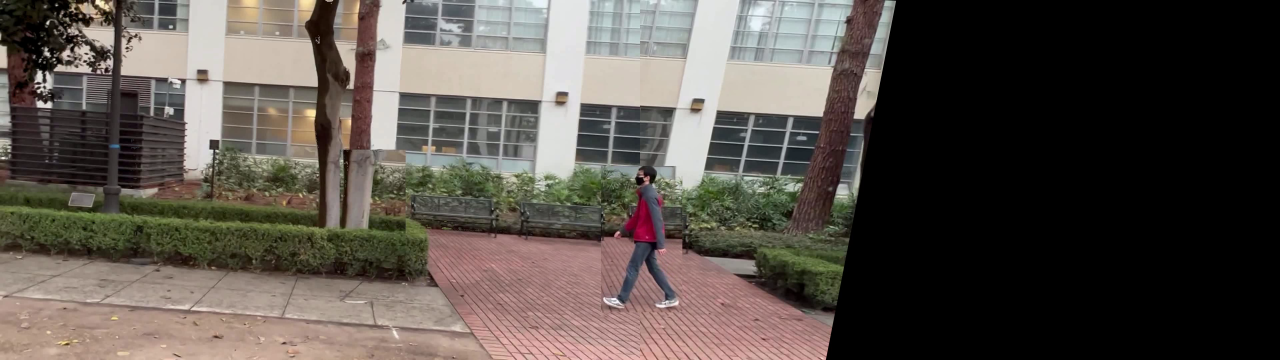
#> input picture frame 9 of shift_video.mp4, 3840 x 1080 px, given in place of Stairs.mp4, which was not available (shown at 1/3 size)
$ python test.py
#> lines starting #> are read from the running program, lines starting #| are printed output that depends on the picture; pictures that were not available may be replaced by others from this repository, and a replacement may not be noted
import cv2
import numpy as np

def lucas_kanade_method(video_path):
    # Read the video
#> called with video_path = 'Stairs.mp4'
    cap = cv2.VideoCapture(video_path)

    # Parameters for ShiTomasi corner detection
    feature_params = dict(maxCorners=100, qualityLevel=0.3, minDistance=7, blockSize=7)

    # Parameters for Lucas Kanade optical flow
    lk_params = dict(
        winSize=(15, 15),
        maxLevel=2,
        criteria=(cv2.TERM_CRITERIA_EPS | cv2.TERM_CRITERIA_COUNT, 10, 0.03),
    )

    # Create random colors
    color = np.random.randint(0, 255, (100, 3))

    # Take first frame and find corners in it
    ret, old_frame = cap.read()
#> old_frame is the input picture: shape (1080, 3840, 3); mean B, G, R 75.2, 81.5, 88.5
    old_gray = cv2.cvtColor(old_frame, cv2.COLOR_BGR2GRAY)
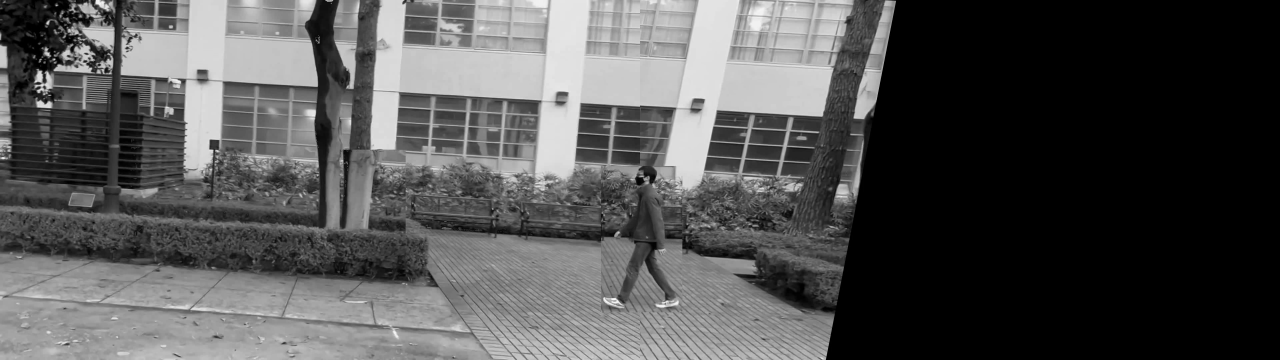
#> old_gray: shape (1080, 3840) (shown at 1/3 size); min 0, max 254, mean 82.8
    p0 = cv2.goodFeaturesToTrack(old_gray, mask=None, **feature_params)
#> p0 = 39 rows, first 8: [949, 120], [956, 121], [956, 111], [2685, 4], [979, 2], [165, 177], [638, 451], [1038, 487]

    # Create a mask image for drawing purposes
    mask = np.zeros_like(old_frame)

    while True:
        # Read new frame
        ret, frame = cap.read()
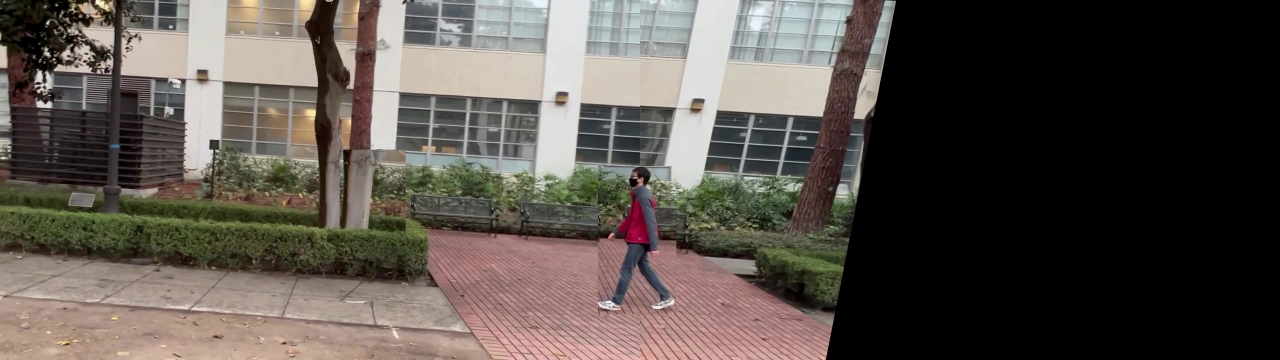
#> input picture frame 10 of shift_video.mp4, 3840 x 1080 px, given in place of Stairs.mp4, which was not available (shown at 1/3 size)
#> frame is the input picture: shape (1080, 3840, 3); mean B, G, R 75.2, 81.5, 88.5
        if not ret:
            break
        frame_gray = cv2.cvtColor(frame, cv2.COLOR_BGR2GRAY)

        p0 = cv2.goodFeaturesToTrack(old_gray, mask=None, **feature_params)
        # Calculate Optical Flow
        p1, st, err = cv2.calcOpticalFlowPyrLK(
            old_gray, frame_gray, p0, None, **lk_params
        )
#> p1 has the same summary as p0; st = 39 values from 1 to 1; err = 39 values from 0 to 0
        # Select good points
        good_new = p1[st == 1]
#> good_new = 39 pairs, first value 111 to 2685, second value 2 to 627
        good_old = p0[st == 1]
#> good_old has the same summary as good_new

        #mask = np.zeros_like(old_frame)
        # Draw the tracks
        for i, (new, old) in enumerate(zip(good_new, good_old)):
            a, b = new.ravel()
            print(a)
            print(b)
            c, d = old.ravel()
            mask = cv2.line(mask, (int(a), int(b)), (int(c), int(d)), color[i].tolist(), 2)
            frame = cv2.circle(frame, (int(a), int(b)), 5, color[i].tolist(), -1)
#> this loop made 39 passes
#> (a, b, c, d) on passes 1 to 12: (949, 120, 949, 120), (956, 121, 956, 121), (956, 111, 956, 111), (2685, 4, 2685, 4), (979, 2, 979, 2), (165, 177, 165, 177), (638, 451, 638, 451), (1038, 487, 1038, 487), (997, 2, 997, 2), (147, 159, 147, 159), (142, 146, 142, 146), (124, 214, 124, 214)
#> (printed output is left out)

        old_gray = frame_gray.copy()


        # Display the demo
        img = cv2.add(frame, mask)
        cv2.imshow("frame", img)
        k = cv2.waitKey(25) & 0xFF
#> (key Esc is pressed here)
        if k == 27:
            break

    # Update the previous frame and previous points
    old_gray = frame_gray.copy()
    p0 = good_new.reshape(-1, 1, 2)


if __name__ == "__main__":
    lucas_kanade_method("Stairs.mp4")

$ run again, starting later in the video
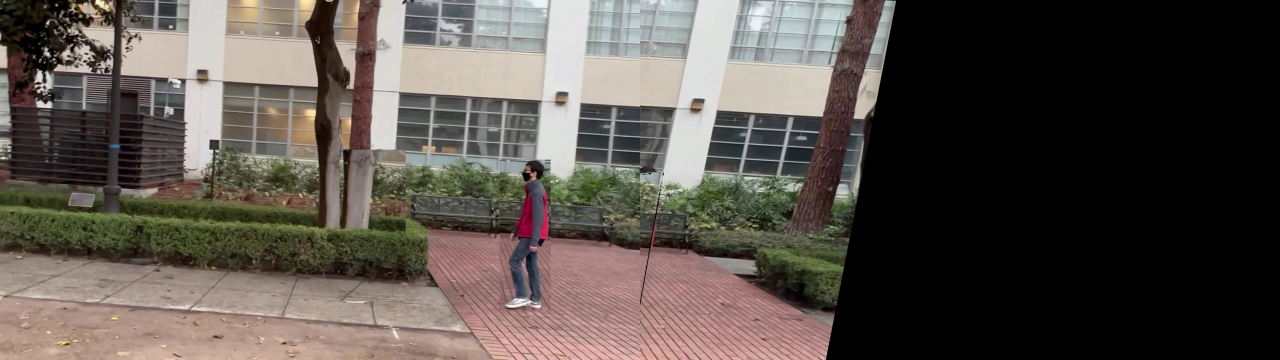
#> input picture frame 42 of shift_video.mp4, 3840 x 1080 px, given in place of Stairs.mp4, which was not available (shown at 1/3 size)
#> in lucas_kanade_method, old_frame is the input picture: shape (1080, 3840, 3); mean B, G, R 75.2, 81.3, 88.4
#> in lucas_kanade_method, `old_gray = cv2.cvtColor(old_frame, cv2.COLOR_BGR2GRAY)`:
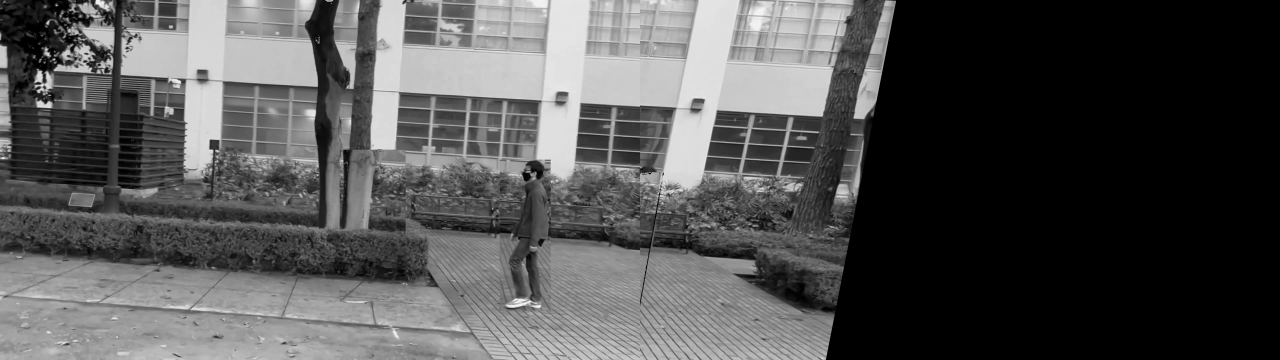
#> old_gray: shape (1080, 3840) (shown at 1/3 size); min 0, max 254, mean 82.7
#> p0 = 45 rows, first 8: [949, 120], [1923, 519], [956, 121], [1936, 520], [1981, 568], [956, 111], [1952, 519], [1988, 527]
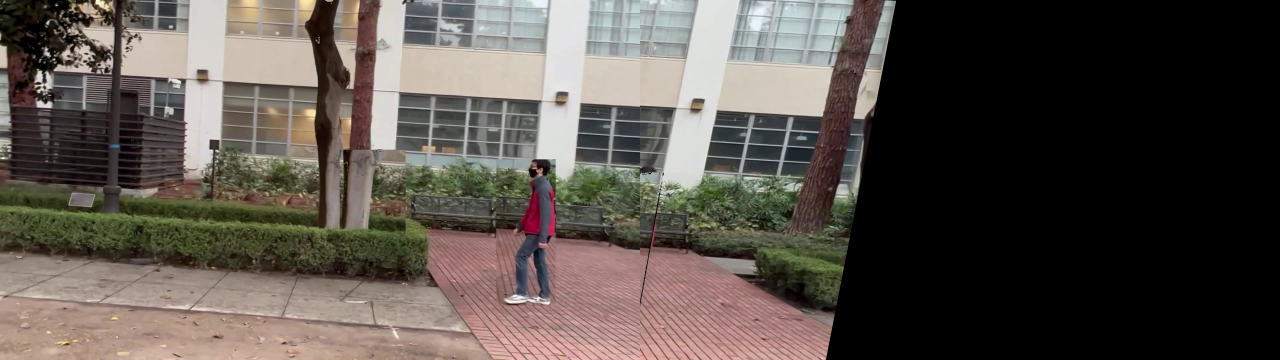
#> input picture frame 43 of shift_video.mp4, 3840 x 1080 px, given in place of Stairs.mp4, which was not available (shown at 1/3 size)
#> in lucas_kanade_method, frame is the input picture: shape (1080, 3840, 3); mean B, G, R 75.2, 81.3, 88.4
#> p1 has the same summary as p0; st = 45 values from 1 to 1; err = 45 values, max 18.64 at index 16, min 0 at index 0, mean 0.415
#> good_new = 45 pairs, first value 111 to 2686, second value 2 to 627
#> good_old has the same summary as good_new
#> the loop in lucas_kanade_method, `for i, (new, old) in enumerate(zip(good_new, good_old)):` made 45 passes
#> (a, b, c, d) on passes 1 to 8: (949, 120, 949, 120), (1923, 519, 1923, 519), (956, 121, 956, 121), (1936, 520, 1936, 520), (1981, 568, 1981, 568), (956, 111, 956, 111), (1952, 519, 1952, 519), (1988, 527, 1988, 527)
#> (printed output is left out)

$ run again, starting later in the video
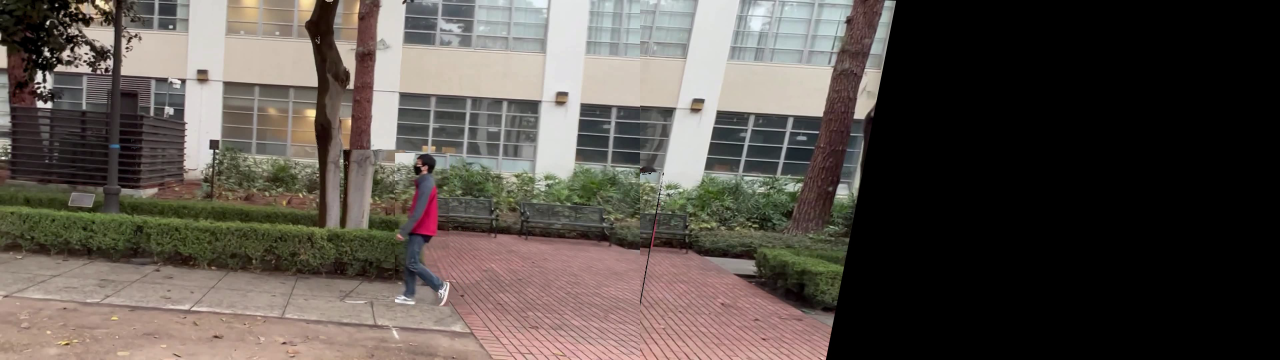
#> input picture frame 76 of shift_video.mp4, 3840 x 1080 px, given in place of Stairs.mp4, which was not available (shown at 1/3 size)
#> in lucas_kanade_method, old_frame is the input picture: shape (1080, 3840, 3); mean B, G, R 75.7, 81.7, 89
#> in lucas_kanade_method, `old_gray = cv2.cvtColor(old_frame, cv2.COLOR_BGR2GRAY)`:
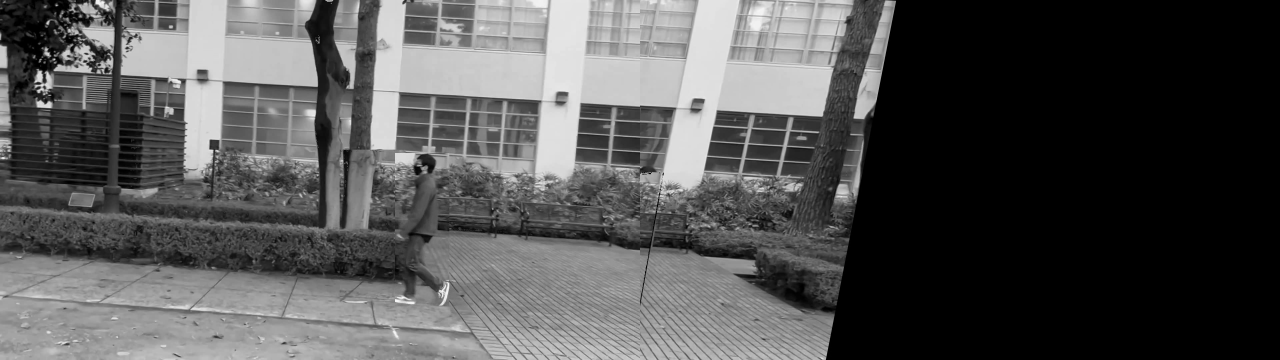
#> old_gray: shape (1080, 3840) (shown at 1/3 size); min 0, max 255, mean 83.2
#> p0 = 45 rows, first 8: [949, 120], [1923, 519], [956, 121], [1936, 520], [1981, 568], [956, 111], [1952, 519], [1988, 527]
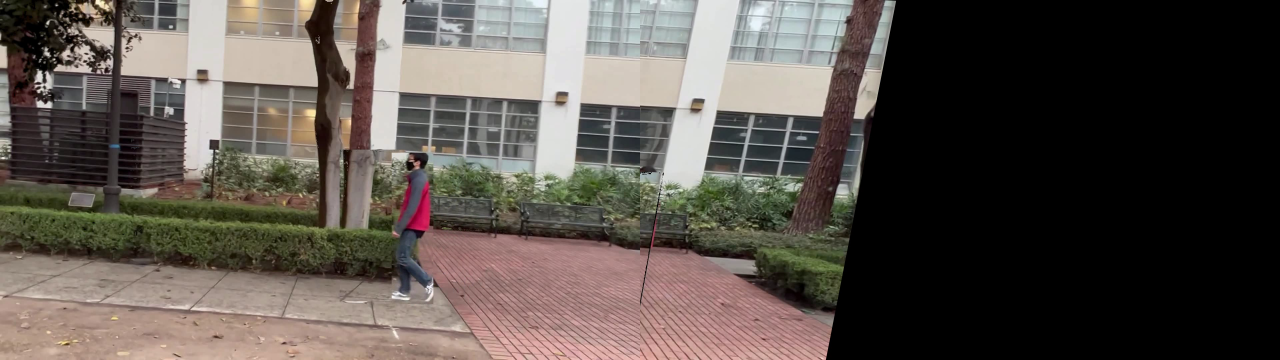
#> input picture frame 77 of shift_video.mp4, 3840 x 1080 px, given in place of Stairs.mp4, which was not available (shown at 1/3 size)
#> in lucas_kanade_method, frame is the input picture: shape (1080, 3840, 3); mean B, G, R 75.8, 81.8, 89.1
#> p1 has the same summary as p0; st = 45 values from 1 to 1; err = 45 values, max 54.92 at index 30, min 0 at index 0, mean 1.22
#> good_new = 45 pairs, first value 111 to 2686, second value 2 to 859.3
#> good_old = 45 pairs, first value 111 to 2686, second value 2 to 872
#> the loop in lucas_kanade_method, `for i, (new, old) in enumerate(zip(good_new, good_old)):` made 45 passes
#> (a, b, c, d) on passes 1 to 8: (949, 120, 949, 120), (1923, 519, 1923, 519), (956, 121, 956, 121), (1936, 520, 1936, 520), (1981, 568, 1981, 568), (956, 111, 956, 111), (1952, 519, 1952, 519), (1988, 527, 1988, 527)
#> (printed output is left out)
